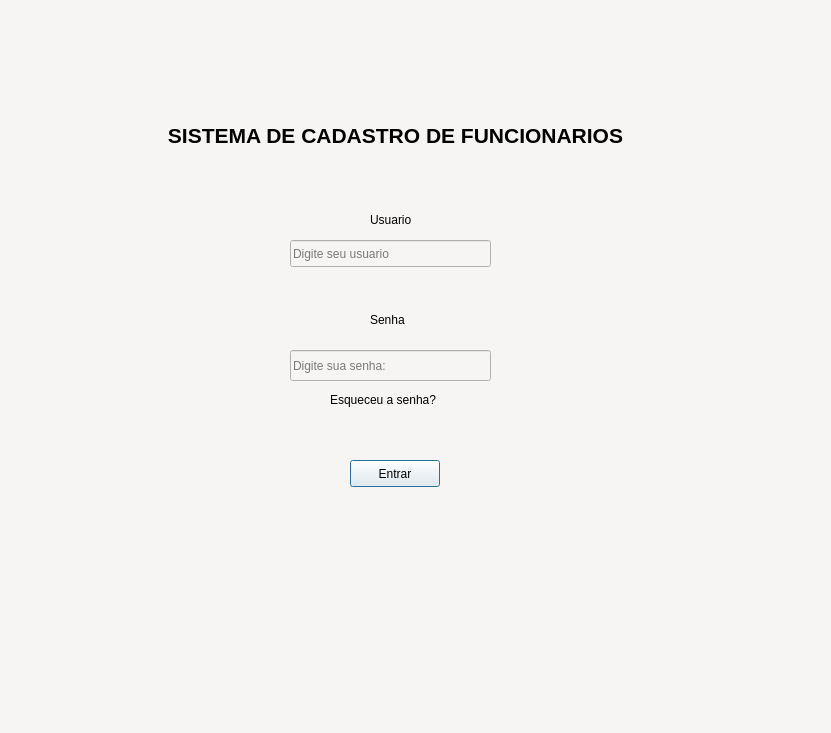
<?xml version="1.0" encoding="UTF-8"?>
<ui version="4.0">
 <class>Dialog</class>
 <widget class="QDialog" name="Dialog">
  <property name="geometry">
   <rect>
    <x>0</x>
    <y>0</y>
    <width>831</width>
    <height>733</height>
   </rect>
  </property>
  <property name="windowTitle">
   <string>Dialog</string>
  </property>
  <property name="autoFillBackground">
   <bool>false</bool>
  </property>
  <property name="styleSheet">
   <string notr="true">background-color: rgb(246, 245, 244);</string>
  </property>
  <widget class="QLabel" name="label">
   <property name="geometry">
    <rect>
     <x>130</x>
     <y>110</y>
     <width>531</width>
     <height>51</height>
    </rect>
   </property>
   <property name="text">
    <string>&lt;html&gt;&lt;head/&gt;&lt;body&gt;&lt;p align=&quot;center&quot;&gt;&lt;span style=&quot; font-size:16pt; font-weight:600;&quot;&gt;SISTEMA DE CADASTRO DE FUNCIONARIOS&lt;/span&gt;&lt;/p&gt;&lt;/body&gt;&lt;/html&gt;</string>
   </property>
  </widget>
  <widget class="QLabel" name="label_2">
   <property name="geometry">
    <rect>
     <x>370</x>
     <y>210</y>
     <width>70</width>
     <height>19</height>
    </rect>
   </property>
   <property name="text">
    <string>Usuario</string>
   </property>
  </widget>
  <widget class="QLabel" name="label_3">
   <property name="geometry">
    <rect>
     <x>370</x>
     <y>310</y>
     <width>70</width>
     <height>19</height>
    </rect>
   </property>
   <property name="text">
    <string>Senha</string>
   </property>
  </widget>
  <widget class="QPushButton" name="pushButton">
   <property name="geometry">
    <rect>
     <x>350</x>
     <y>460</y>
     <width>90</width>
     <height>27</height>
    </rect>
   </property>
   <property name="text">
    <string>Entrar</string>
   </property>
  </widget>
  <widget class="QLabel" name="label_4">
   <property name="geometry">
    <rect>
     <x>330</x>
     <y>390</y>
     <width>151</width>
     <height>19</height>
    </rect>
   </property>
   <property name="text">
    <string>Esqueceu a senha?</string>
   </property>
  </widget>
  <widget class="QLineEdit" name="lineEdit">
   <property name="geometry">
    <rect>
     <x>290</x>
     <y>240</y>
     <width>201</width>
     <height>27</height>
    </rect>
   </property>
   <property name="placeholderText">
    <string>Digite seu usuario</string>
   </property>
  </widget>
  <widget class="QLineEdit" name="lineEdit_2">
   <property name="geometry">
    <rect>
     <x>290</x>
     <y>350</y>
     <width>201</width>
     <height>31</height>
    </rect>
   </property>
   <property name="echoMode">
    <enum>QLineEdit::Password</enum>
   </property>
   <property name="placeholderText">
    <string>Digite sua senha:</string>
   </property>
  </widget>
 </widget>
 <resources/>
 <connections/>
</ui>
